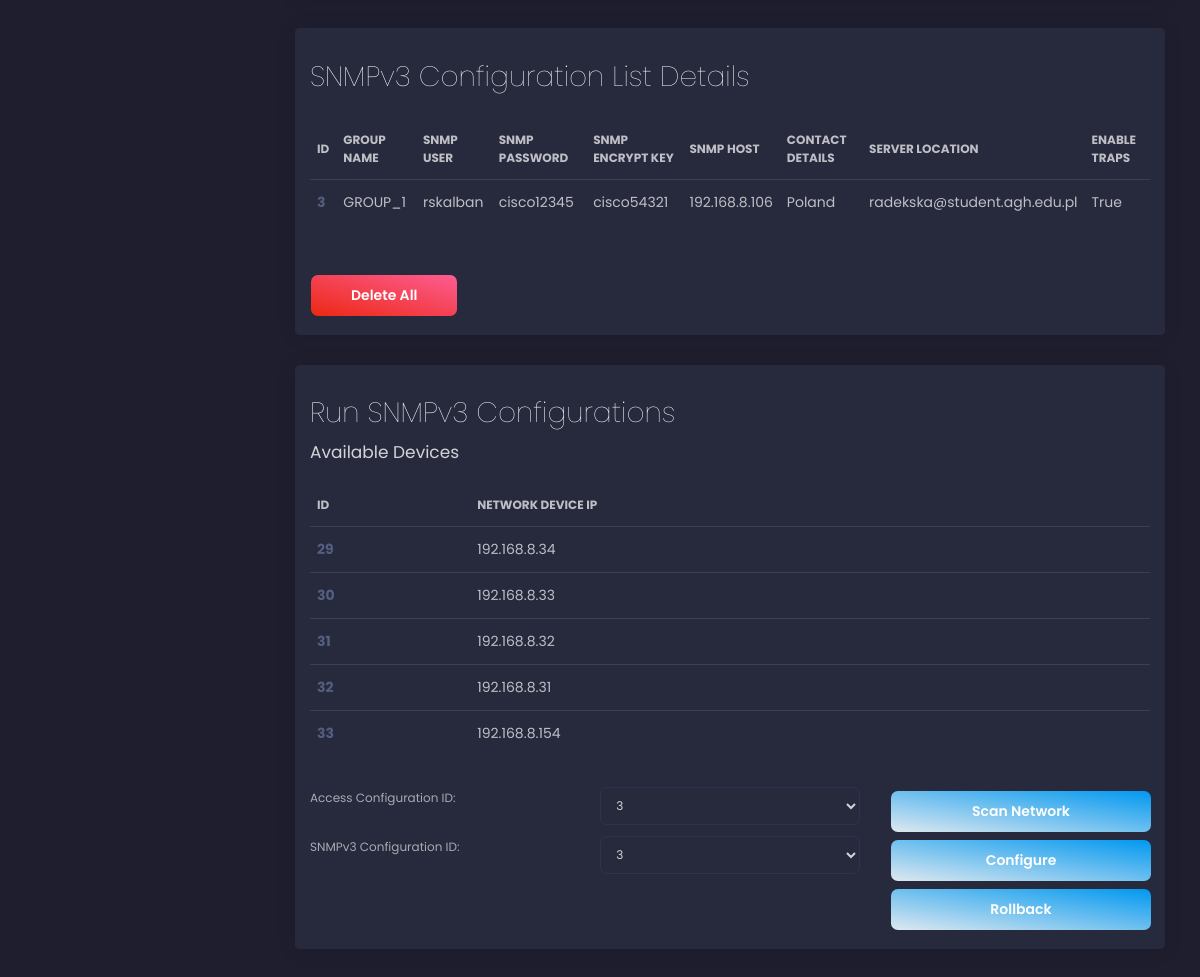
Page /dashboard/config_network/ (signed in, lower part) on the earlier database version.
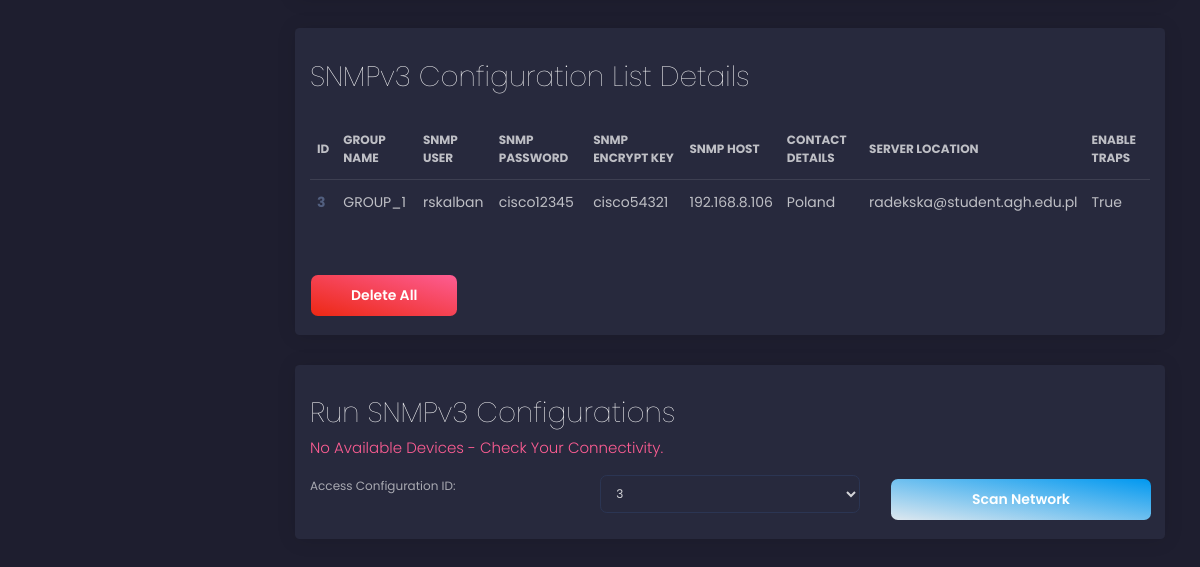
Same page on the later database version.
### config_app/models.py (models this page shows)
class SNMPConfigParameters(models.Model):
    user = models.ForeignKey(User, on_delete=models.DO_NOTHING, default=None)
    group_name = models.CharField(max_length=50)
    snmp_user = models.CharField(max_length=50)
    snmp_password = models.CharField(max_length=50)
    snmp_auth_protocol = models.CharField(max_length=10, default=None, null=True)
    snmp_privacy_protocol = models.CharField(max_length=10, default=None, null=True)
    snmp_encrypt_key = models.CharField(max_length=50)
    snmp_host = models.GenericIPAddressField(protocol='both', unpack_ipv4=True)
    server_location = models.CharField(max_length=50, default=None, null=True, blank=True)
    contact_details = models.EmailField(max_length=50, default=None, null=True, blank=True)
    enable_traps = models.BooleanField(null=True, blank=True)
    traps_activated = models.BooleanField(default=False, null=True, blank=True)

class AvailableDevices(models.Model):
    user = models.ForeignKey(User, on_delete=models.DO_NOTHING, default=None)
    network_address = models.GenericIPAddressField(protocol='both', unpack_ipv4=True)

### config_app/views.py (the view, shortened to what this page needs)
# urls.py: path('config_network/', login_required(config_app.views.ConfigNetworkView.as_view()), name='config_network'),
class ConfigNetworkView(ListView):
    template_name = 'config_network.html'
    model = User
    success_status_message = None
    warning_status_message = None
    success_status_message_list = None
    error_status_message_list = None
    error_status_message = None
    config_parameters_form = None
    snmp_config_parameters_form = None
    access_config_parameters_list = None
    snmp_config_parameters_list = None
    available_hosts = None
    protocol = None
    device_os = None
    auth_protocols = None
    privacy_protocols = None
    def _fill_template_data(self, request):
        self.access_config_parameters_list = ConfigParameters.objects.filter(user=request.user)
        self.snmp_config_parameters_list = SNMPConfigParameters.objects.filter(user=request.user)
        self.available_hosts = AvailableDevices.objects.filter(user=request.user)
        self.protocol = discovery_protocol
        self.device_os = device_os_napalm.keys()
        self.auth_protocols = snmp_auth_protocols
        self.privacy_protocols = snmp_privacy_protocols
    def get(self, request, *args, **kwargs):
        self._fill_template_data(request)
        context = dict(
            access_config_parameters_list=self.access_config_parameters_list,
            snmp_config_parameters_list=self.snmp_config_parameters_list,
            available_hosts=self.available_hosts,
            protocol=self.protocol,
            device_os=self.device_os,
            auth_protocols=self.auth_protocols,
            privacy_protocols=self.privacy_protocols
        )
        return render(request, self.template_name, context)

### config_app/templates/config_network.html (shortened to what this page needs)
{% extends 'dashboard.html' %}
{% load static %}
{% block configure_network %}
    <div class="container">
        <div class="row" style="width: 900px">
            <div class="col">
                <div class="card w-auto">
                    <div class="card-header">
                        <div class="row">
                            <div class="col">
                                <h1 class="card-title">SNMPv3 Configuration List Details</h1>
                            </div>
                        </div>
                    </div>
                    <div class="card-body">
                        <div class="row">
                            <div class="col">
                                {% if snmp_config_parameters_list %}
                                    <table class="table">
                                        <thead>
                                        <tr>
                                            <th scope="col">ID</th>
                                            <th scope="col">Group Name</th>
                                            <th scope="col">SNMP User</th>
                                            <th scope="col">SNMP Password</th>
                                            <th scope="col">SNMP Encrypt Key</th>
                                            <th scope="col">SNMP Host</th>
                                            <th scope="col">Contact Details</th>
                                            <th scope="col">Server Location</th>
                                            <th scope="col">Enable Traps</th>
                                        </tr>
                                        </thead>
                                        <tbody>
                                        {% for parameter_row in snmp_config_parameters_list %}
                                            <tr>
                                                <th scope="row">{{ parameter_row.id }}</th>
                                                <td>{{ parameter_row.group_name }}</td>
                                                <td>{{ parameter_row.snmp_user }}</td>
                                                <td>{{ parameter_row.snmp_password }}</td>
                                                <td>{{ parameter_row.snmp_encrypt_key }}</td>
                                                <td>{{ parameter_row.snmp_host }}</td>
                                                <td>{{ parameter_row.server_location }}</td>
                                                <td>{{ parameter_row.contact_details }}</td>
                                                <td>{{ parameter_row.enable_traps }}</td>
                                            </tr>
                                        {% endfor %}
                                        </tbody>
                                    </table>
                                {% else %}
                                    <h1 class="card-category">
                                        <span class="text-danger" style="font-size: 15px">No data found.</span>
                                    </h1>
                                {% endif %}
                            </div>
                        </div>
                    </div>
                    <div class="card-footer">
                        {% if snmp_config_parameters_list %}
                            <div class="row">
                                <div class=" col-sm">
                                    <form class="form" action="" method="post"> {% csrf_token %}
                                        <input type="submit" name="snmp_delete_all" value="Delete All"
                                               class="btn btn btn-danger">
                                    </form>
                                </div>
                            </div>
                        {% endif %}
                    </div>
                </div>
                <div class="card w-auto">
                    <div class="card-header">
                        <div class="row">
                            <div class="col">
                                <h1 class="card-title">Run SNMPv3 Configurations</h1>
                                <h1 class="card-category">
                                    <div class="row justify-content-between">
                                        {% if not available_hosts %}
                                            <div class="col-6">
                                                <span class="text-danger" style="font-size: 15px">No Available Devices - check your connectivity.</span>
                                            </div>
                                        {% else %}
                                            <div class="col-6">
                                                <h4> Available Devices</h4>
                                            </div>
                                        {% endif %}
                                    </div>
                                </h1>
                                <div class="row">
                                    <div class="col">
                                        {% if available_hosts %}
                                            <table class="table">
                                                <thead>
                                                <tr>
                                                    <th scope="col">ID</th>
                                                    <th scope="col">Network Device IP</th>
                                                </tr>
                                                </thead>
                                                <tbody>
                                                {% for host in available_hosts %}
                                                    <tr>
                                                        <th scope="row">{{ host.id }}</th>
                                                        <td>{{ host.network_address }}</td>
                                                    </tr>
                                                {% endfor %}
                                                </tbody>
                                            </table>
                                        {% endif %}
                                    </div>
                                </div>
                            </div>
                        </div>
                    </div>
                    <div class="card-body">
                        <div class="row">
                            <div class="col">
                                <form class="form" action="" method="post"> {% csrf_token %}
                                    {% if access_config_parameters_list %}
                                        <div class="row">
                                            <div class="col">
                                                <label for="id">Access Configuration ID: </label>
                                            </div>
                                            <div class="col">
                                                <select class="form-control" name="id" id="id">
                                                    {% for parameter in access_config_parameters_list %}
                                                        <option>{{ parameter.id }}</option>
                                                    {% endfor %}
                                                </select>
                                            </div>
                                            <div class="col-sm">
                                                <input type="submit" name="available_hosts" value="Scan Network"
                                                       class="btn btn-primary btn-block" onclick="ScanningLabel();">
                                            </div>
                                        </div>
                                    {% endif %}
                                    {% if snmp_config_parameters_list and available_hosts %}
                                        <div class="row">
                                        <div class="col">
                                            <label for="id">SNMPv3 Configuration ID: </label>
                                        </div>
                                        <div class="col">
                                            <select class="form-control" name="id" id="id">
                                                {% for parameter in snmp_config_parameters_list %}
                                                    <option>{{ parameter.id }}</option>
                                                {% endfor %}
                                            </select>
                                        </div>
                                        <div class="col-sm">
                                            <input type="submit" name="run_snmp_config" value="Configure"
                                                   class="btn btn-primary btn-block" onclick="ConfiguringSNMP();">
                                            <div class="row">
                                                <div class="col-sm">
                                                    <input type="submit" name="remove_snmp_config" value="Rollback"
                                                           class="btn btn-primary btn-block"
                                                           onclick="RemoveSNMPConfig();">
                                                </div>
                                            </div>
                                        </div>
                                    {% endif %}
                                </form>
                            </div>
                        </div>
                    </div>
                </div>
            </div>
        </div>
    </div>
{% endblock %}

### dashboard_app/templates/dashboard.html (shortened to what this page needs)
{% extends 'base.html' %}
{% load static %}
{% block dashboard %}
    <div class="container-fluid">
        <div class="wrapper">
            <div class="row">
                {% block configure_network %}
                {% endblock %}
            </div>
        </div>
    </div>
{% endblock %}

### templates/base.html (shortened to what this page needs)
{% load static %}
<!DOCTYPE html>
<html lang="en" class="perfect-scrollbar-off">
<link rel="stylesheet" type="text/css" href="{% static 'config_app/css/black-dashboard.css' %}">
<head>
    <link href="https://use.fontawesome.com/releases/v5.0.6/css/all.css" rel="stylesheet">
    <link href="{% static '/config_app/css/nucleo-icons.css' %}" rel="stylesheet">
    <link href="{% static '/config_app/css/black-dashboard.css' %}" rel="stylesheet">
</head>
<body>
<div class="wrapper">
    <div class="main-panel">
        <div class="content">
            {% block dashboard %}
            {% endblock %}
        </div>
    </div>
</div>
</body>
</html>

Differences in the rows shown:
removed AvailableDevices: id "29", network_address "192.168.8.34"
removed AvailableDevices: id "30", network_address "192.168.8.33"
removed AvailableDevices: id "31", network_address "192.168.8.32"
removed AvailableDevices: id "32", network_address "192.168.8.31"
removed AvailableDevices: id "33", network_address "192.168.8.154"
Other differences:
form field id: "3" → (not shown)
form field run_snmp_config: "Configure" → (not shown)
form field remove_snmp_config: "Rollback" → (not shown)
text no longer shown: "Available Devices ID NETWORK DEVICE IP SNMPv3 Configuration ID:"
text now shown: "No Available Devices - Check Your Connectivity."
